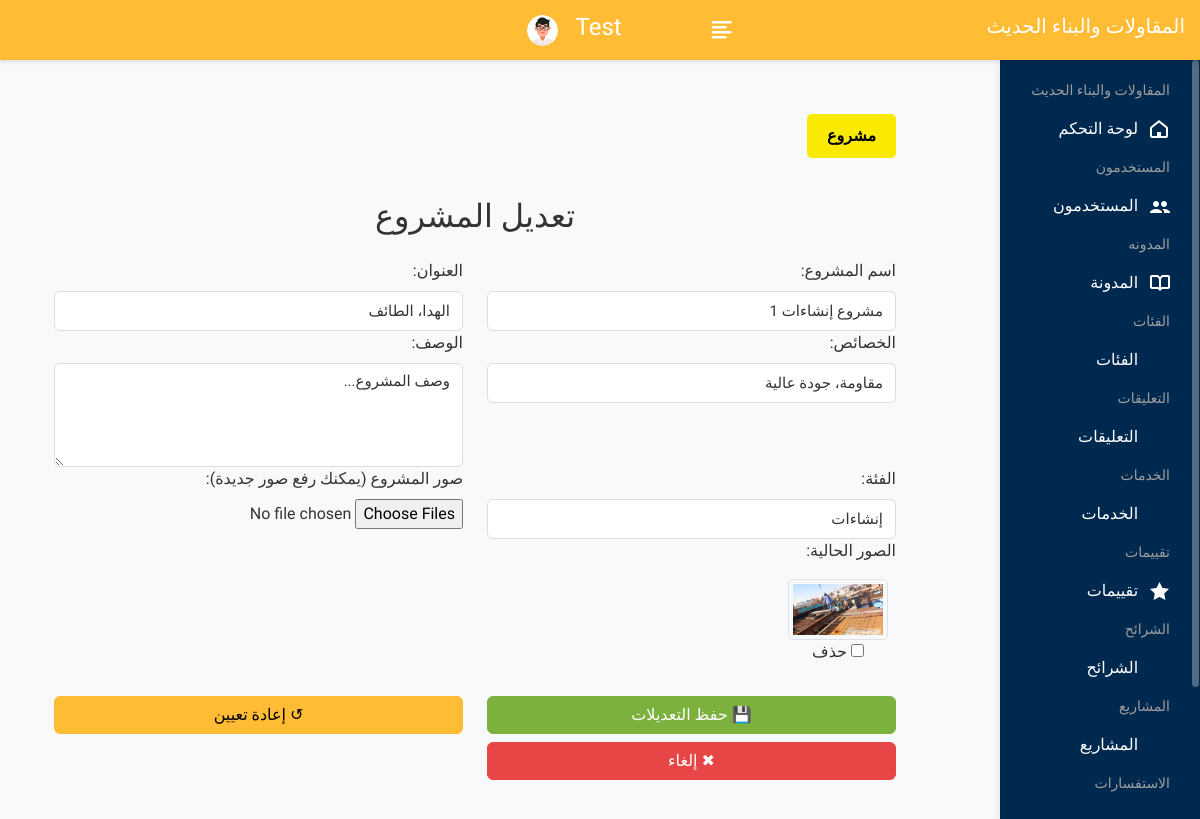
/admin/project_edit.php?id=1 (signed in), run on the app's committed database.
### tables this page shows
CREATE TABLE `projects` (
  `id` int(11) NOT NULL,
  `category_id` int(11) NOT NULL,
  `name` varchar(255) NOT NULL,
  `address` varchar(255) NOT NULL,
  `features` text NOT NULL,
  `description` text NOT NULL
);

CREATE TABLE `categories` (
  `id` int(11) NOT NULL,
  `name` varchar(100) NOT NULL,
  `class_name` varchar(50) NOT NULL,
  `image` varchar(255) NOT NULL
);

CREATE TABLE `project_images` (
  `id` int(11) NOT NULL,
  `project_id` int(11) NOT NULL,
  `image_path` varchar(255) NOT NULL
);

### admin/project_edit.php (the view, shortened to what this page needs)
<?php
include 'config.php';
$id = $_GET['id'];
$project = mysqli_fetch_assoc(mysqli_query($con, "SELECT * FROM projects WHERE id = $id"));
$categories = mysqli_query($con, "SELECT * FROM categories");
$project_images = mysqli_query($con, "SELECT * FROM project_images WHERE project_id = $id");
?>
 <?php include("header.php"); ?>
     <div class="page-wrapper">
                <div class="content container-fluid">
 <a href="projects.php"  class="add-button"> مشروع </a>
    <h2 class="text-center my-4">تعديل المشروع</h2>
    <form method="post" enctype="multipart/form-data">
        <div class="row">
            <div class="col-md-6">
                <label>اسم المشروع:</label>
                <input type="text" name="name" value="<?php echo htmlspecialchars($project['name']); ?>" class="form-control">
            </div>
            <div class="col-md-6">
                <label>العنوان:</label>
                <input type="text" name="address" value="<?php echo htmlspecialchars($project['address']); ?>" class="form-control">
            </div>
            <div class="col-md-6">
                <label>الخصائص:</label>
                <input type="text" name="features" value="<?php echo htmlspecialchars($project['features']); ?>" class="form-control">
            </div>
            <div class="col-md-6">
                <label>الوصف:</label>
                <textarea name="description" class="form-control" rows="4"><?php echo htmlspecialchars($project['description']); ?></textarea>
            </div>
            <div class="col-md-6">
                <label>الفئة:</label>
                <select name="category_id" class="form-control">
                    <?php while($cat = mysqli_fetch_assoc($categories)): ?>
                        <option value="<?php echo $cat['id']; ?>" <?php if ($cat['id'] == $project['category_id']) echo 'selected'; ?>>
                            <?php echo $cat['name']; ?>
                        </option>
                    <?php endwhile; ?>
                </select>
            </div>
            <div class="col-md-6">
                <label>صور المشروع (يمكنك رفع صور جديدة):</label>
                <input type="file" name="images[]" multiple class="form-control-file">
            </div>
            <div class="col-md-6">
                <label>الصور الحالية:</label>
                <div class="d-flex flex-wrap">
                    <?php while($img = mysqli_fetch_assoc($project_images)): ?>
                        <div class="text-center m-2">
                            <img src="<?php echo $img['image_path']; ?>" width="100" class="border p-1"><br>
                            <input type="checkbox" name="delete_image_ids[]" value="<?php echo $img['id']; ?>"> حذف
                        </div>
                    <?php endwhile; ?>
                </div>
            </div>
        </div>
        <div class="row mt-4">
            <div class="col-md-6">
                <input type="submit" value="💾 حفظ التعديلات" class="btn btn-success btn-block">
            </div>
            <div class="col-md-6">
                <input type="reset" value="↺ إعادة تعيين" class="btn btn-warning btn-block">
            </div>
        </div>
        <div class="row mt-2 mb-4">
            <div class="col-md-6">
                <button type="button" onclick="window.history.back()" class="btn btn-danger btn-block">✖ إلغاء</button>
            </div>
        </div>
    </form>
                </div>
     </div>
      <?php include("footer.php"); ?>

### admin/header.php (style rules this page uses)
body { direction: rtl; text-align: right; }
.page-wrapper { margin-right: 250px; margin-left: 0; }
.add-button { display: inline-block; margin-bottom: 15px; padding: 10px 20px; background-color: #fae903ff; color: #000; text-decoration: none; border-radius: 5px; font-weight: bold; }
img { border-radius: 5px; }
a { text-decoration: none; }

### data on the page
projects: name "مشروع إنشاءات 1", address "الهدا، الطائف", features "مقاومة، جودة عالية", description "وصف المشروع...", category_id "إنشاءات"
project_images: image_path (picture)

### other printed values
$_SESSION['auser'] "Test"
